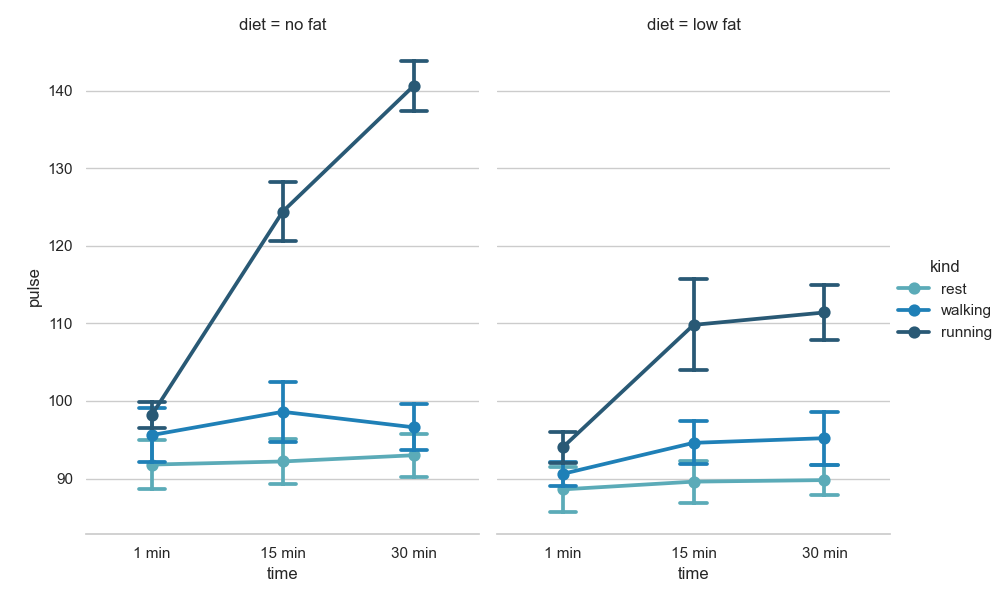

Write the Python code that produced this figure.
# 引入所需库
import seaborn as sns
import matplotlib.pyplot as plt


# 设置图大小
f, ax = plt.subplots(figsize=(6, 15))
# 将主题设置为白色网格风格
sns.set_theme(style="whitegrid")

# 加载示例数据集
exercise = sns.load_dataset("exercise")

# 绘制三向方差分析
g = sns.catplot(
    data=exercise, x="time", y="pulse", hue="kind", col="diet",
    capsize=.2, palette="YlGnBu_d", errorbar="se",
    kind="point", height=6, aspect=.75,
)
# 去除左边框
g.despine(left=True)
plt.show()
